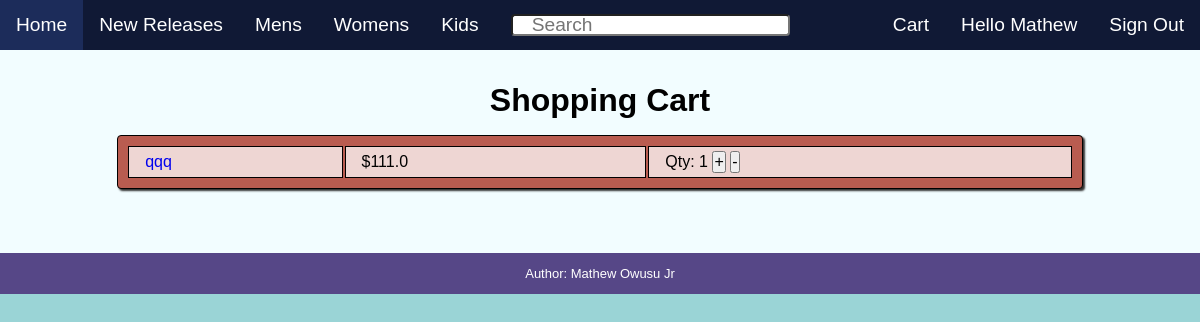
The page /cart (signed in) on the database as committed earlier.
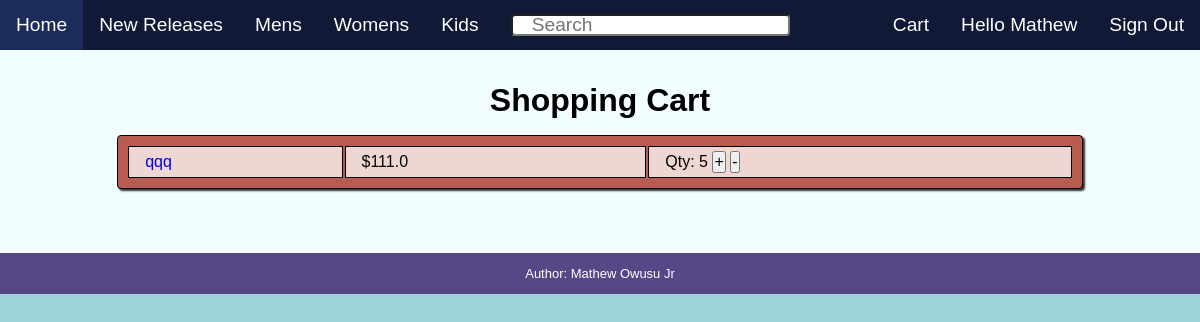
The same page on the database as committed later.
### website/models.py (models this page shows, shortened)
class Customer(db.Model, UserMixin):
    __tablename__ = 'customer'
    id = db.Column(db.Integer(), primary_key=True)
    firstname = db.Column(db.Text())
    lastname = db.Column(db.Text())
    email = db.Column(db.Text())
    username = db.Column(db.Text())
    password_hash = db.Column(db.Text())
    cart = db.relationship('Cart', back_populates="owner", uselist=False)

class ReservedShoe(db.Model):
    __tablename__ = 'reserved_shoe'
    id = db.Column(db.Integer(), primary_key=True)
    cartid = db.Column(db.Integer(), db.ForeignKey('cart.id'))
    cart = db.relationship('Cart', back_populates='shoes')
    shoe_id = db.Column(db.Integer(), db.ForeignKey('shoe.id'))
    reserved_shoe = db.relationship(
        "Shoe", backref="reserved_shoe", uselist=False)
    quantity = db.Column(db.Integer(), nullable=False)

class Shoe(db.Model):
    __tablename__ = 'shoe'
    id = db.Column(db.Integer(), primary_key=True)
    name = db.Column(db.String(length=30), nullable=False)
    brand = db.Column(db.String(length=30), nullable=False)
    audience = db.Column(db.String(length=30), nullable=False)
    price = db.Column(db.Float(), nullable=False)
    colors = db.relationship("Color", back_populates="shoe", lazy=True, cascade='all, delete, delete-orphan')

### website/views/cust_cart_views.py (the view)
@cust_cart_views.route('/cart', methods=['GET'])
def display_cart_page():
    cart = current_user.cart.shoes
    return render_template('cart.html', current_user=current_user, cart=cart)

### website/__init__.py (called while the page is built)
def create_app():
    app = Flask(__name__)
    app.config['SECRET_KEY'] = "yeet"
    app.config['SQLALCHEMY_DATABASE_URI'] = f'sqlite:///{DB_NAME}'
    db.init_app(app)
    create_database(app)
    login_manager = LoginManager()
    login_manager.login_view = 'acct_mgmt_views.display_login_page'
    login_manager.init_app(app)
    @login_manager.user_loader
    def load_user(id):
        return Customer.query.get(int(id))
    app.register_blueprint(acct_mgmt_views, url_prefix='/')
    app.register_blueprint(admin_catalog_views, url_prefix='/')
    app.register_blueprint(cust_cart_views, url_prefix='/')
    app.register_blueprint(cust_catalog_views, url_prefix='/')
    app.register_blueprint(home_view, url_prefix='/')
    return app

### website/views/cust_cart_views.py (called while the page is built)
@cust_cart_views.before_request
@login_required
def login_to_access():
    pass

### website/templates/cart.html (shortened to what this page needs)
{% extends 'base.html' %}
{% block body %}
    <h1>Shopping Cart</h1>
    <table>
        {% for shoe in cart%}
            <tr>
                <td>
                    <a href="{{url_for('cust_catalog_views.display_product', id=shoe.reserved_shoe.id)}}">
                        {{shoe.reserved_shoe.name}}
                    </a>
                </td>
                <td>${{shoe.reserved_shoe.price}}</td>
                <td>
                    Qty: {{shoe.quantity}}
                    <button>+</button>
                    <button>-</button>
                </td>
            </tr>
        {% endfor %}
    </table>
{% endblock %}

### website/templates/base.html (shortened to what this page needs)
<!DOCTYPE html>
<html lang="en">
<head>
    <link rel="stylesheet" href="{{ url_for('static', filename='style.css') }}">
</head>
<body>
    <div class="nav-bar">
        <ul>
            <li><a href="{{ url_for('home_view.home_page') }}">Home</a></li>
            <li><a href="{{ url_for('cust_catalog_views.releases_page') }}">New Releases</a></li>
            <li><a href="{{ url_for('cust_catalog_views.mens_releases_page') }}">Mens</a></li>
            <li><a href="{{ url_for('cust_catalog_views.womens_releases_page') }}">Womens</a></li>
            <li><a href="{{ url_for('cust_catalog_views.kids_releases_page') }}">Kids</a></li>
            <li>
                <a>
                    <form id="search" action="/releases/browse/" method="GET">
                        <input type="search" name="search" placeholder="Search">
                    </form>
                </a>
            </li>
            {% if current_user.is_authenticated %}
                <div style="float:right">
                    <li>
                        <a href="{{url_for('cust_cart_views.display_cart_page')}}">Cart</a>
                    </li>
                    <li>
                        <a href="{{ url_for( 'acct_mgmt_views.display_account_page', username=current_user.username ) }}">Hello {{current_user.firstname}}</a>
                    </li>
                    <li>
                        <a href="{{url_for('acct_mgmt_views.logout')}}"">Sign Out</a>
                    </li>
                </div>
            {% endif %}
        </ul>
    </div>
    <div class="content">
        {% block body %}{% endblock %}
    </div>
    <footer>
        <p>Author: Mathew Owusu Jr</p>
    </footer>
</body>
</html>

### website/static/style.css (style rules this page uses)
* { box-sizing: border-box; margin: 0; padding: 0; font-size: 100%; font-family: Verdana, Geneva, Tahoma, sans-serif; overflow: hidden; }
body { width: 100%; background-color: #9ad4d6; display: flex; flex-direction: column; align-items: center; }
ul { list-style-type: none; }
li { float: left; }
a { text-decoration: none; }
h1, h2 { font-size: xx-large; padding-bottom: 0.5em; }
table { background-color: #b95c50; border: 1px solid; border-radius: 0.25em; margin-left: 2em; margin-right: 2em; margin-bottom: 2em; padding: 0.5em; width: 85%; box-shadow: 2px 2px 2px rgb(49, 49, 49); }
th, td { border: 1px solid; padding: 0.25em; }
td { background-color: #eed6d3; padding-left: 1em; }
input[type="search"] { box-sizing: border-box; border-radius: 0.2em; box-sizing: border-box; padding-left: 1em; padding-right: 0.5em; padding-top: 0.25em; padding-bottom: 0.25em; width: auto; height: 1.1em !important; }
.nav-bar { background-color: #101935; width: 100%; font-size: larger; }
.nav-bar li a { display: block; color: white; text-align: center; padding: 14px 16px; }
.content { background-color: #F2FDFF; width: 100%; display: flex; flex-direction: column; align-items: center; padding: 2em; }
footer { background-color: #564787; width: 100%; padding: 1em; padding-left: 5em; padding-right: 5em; color: white; text-align: center; font-size: small; }

Rows that differ between the two databases and show on the page:
changed ReservedShoe "qqq": quantity "1" → "5"
